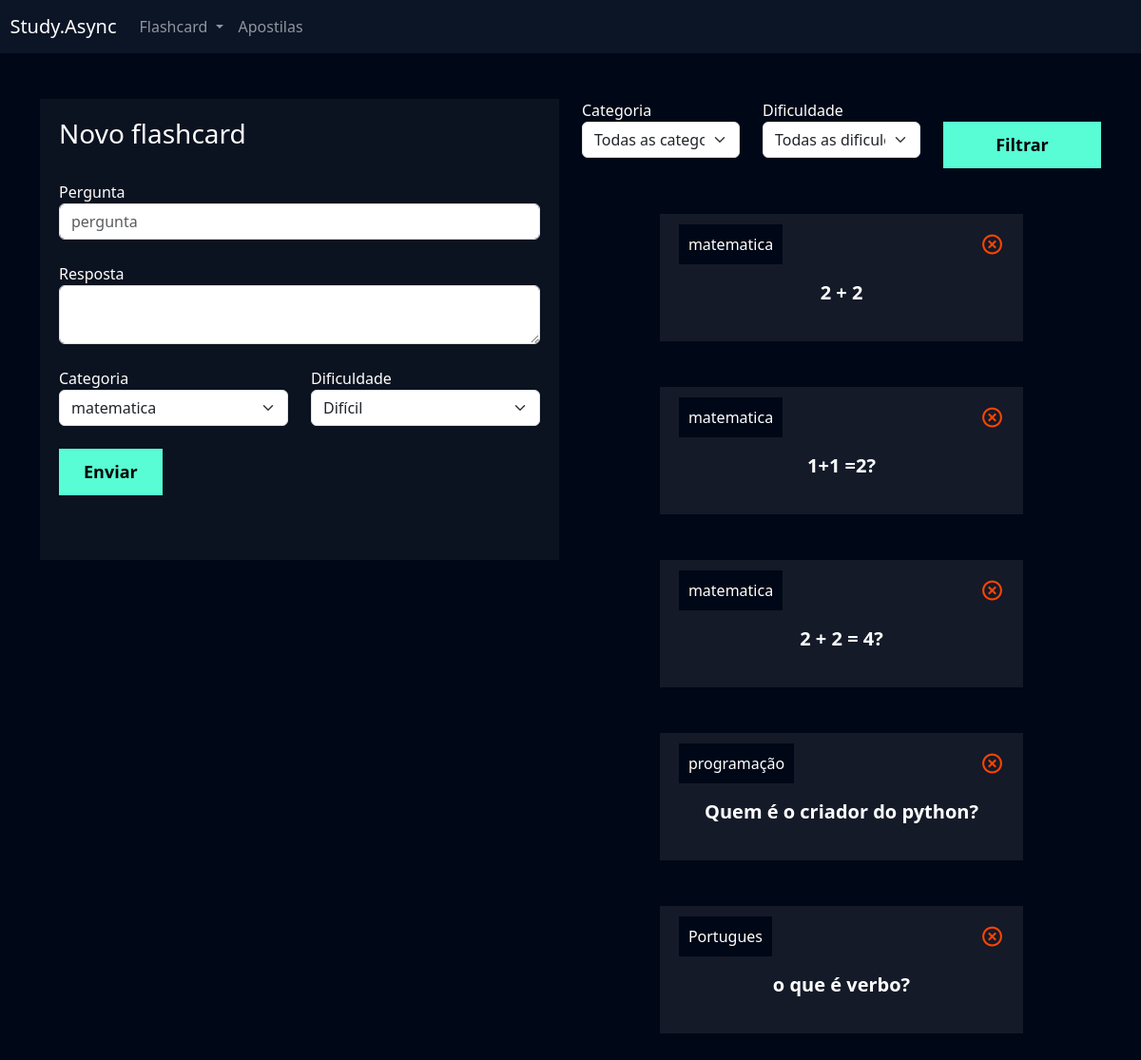
Page /flashcard/novo_flashcard/ (signed in) on the committed database.
### flashcard/models.py (models this page shows, shortened)
class Flashcard(models.Model):
    DIFICULDADE_CHOICES = (('D', 'Difícil'), ('M', 'Médio'), ('F', 'Fácil'))
    user = models.ForeignKey(User, on_delete=models.DO_NOTHING)
    pergunta = models.CharField(max_length=100)
    resposta = models.TextField()
    categoria = models.ForeignKey(Categoria, on_delete=models.DO_NOTHING)
    dificuldade = models.CharField(max_length=1, choices=DIFICULDADE_CHOICES)

class Categoria(models.Model):
    nome = models.CharField(max_length=20)
    def __str__(self):
        return self.nome

### flashcard/views.py (the view, shortened to what this page needs)
# urls.py: path('novo_flashcard/', views.novo_flashcard, name="novo_flashcard"),
def novo_flashcard(request):
    if not request.user.is_authenticated:
        return redirect('/usuarios/logar')
    if request.method =="GET":
        categorias = Categoria.objects.all()
        dificuldades = Flashcard.DIFICULDADE_CHOICES
        flashcards = Flashcard.objects.filter(user=request.user)
        categoria_filtrar = request.GET.get('categoria')
        dificuldade_filtrar = request.GET.get('dificuldade')
        if categoria_filtrar:
            flashcards = flashcards.filter(categoria__id=categoria_filtrar)
        if dificuldade_filtrar:
            flashcards = flashcards.filter(dificuldade=dificuldade_filtrar)
        print(dificuldade_filtrar)
        return render(request, 'novo_flashcard.html', {'categorias': categorias, 'dificuldades': dificuldades, 'flashcards': flashcards})
    elif request.method =="POST":
        pergunta = request.POST.get('pergunta')
        resposta = request.POST.get('resposta')
        categoria = request.POST.get('categoria')
        dificuldade = request.POST.get('dificuldade')

### flashcard/templates/novo_flashcard.html (shortened to what this page needs)
{% extends "base.html" %}
{% load static %}
{% block 'cabecalho' %}
    <link href="{% static 'usuarios/css/cadastro.css' %}" rel="stylesheet">
    <link href='https://unpkg.com/boxicons@2.1.4/css/boxicons.min.css' rel='stylesheet'>
    <link href="{% static 'flashcard/css/novo_flashcard.css' %}" rel="stylesheet">
{% endblock 'cabecalho' %}
{% block 'conteudo' %}
{% include "partials/header.html" %}
    <div class="container">
        <br>
        <br>
        <div class="row">
            <div class="col-md">
                <div class="box-form">
                    <form action="{% url 'novo_flashcard' %}" method="POST"> {% csrf_token %}
                        <h3>Novo flashcard</h3>
                        <br>
                        <label>Pergunta</label>
                        <input type="text" class="form-control" placeholder="pergunta" name="pergunta">
                        <br>
                        <label>Resposta</label>
                        <textarea class="form-control" name="resposta"></textarea>
                        <br>
                        <div class="row">
                                <div class="col-md">
                                    <label for="">Categoria</label>
                                    <select class="form-select" name="categoria">
                                        {% for categoria in categorias %}
                                            <option value="{{categoria.id}}">{{categoria}}</option>
                                        {%endfor%}
                                    </select>
                                </div>
                                <div class="col-md">
                                    <label for="">Dificuldade</label>
                                    <select name="dificuldade" class="form-select" >
                                        {% for dificuldade in dificuldades %}
                                            <option value="{{dificuldade.0}}">{{dificuldade.1}}</option>
                                        {%endfor%}
                                    </select>
                                </div>
                        </div>
                        <br>
                        <input type="submit" value="Enviar" class="btn-cadastro">
                        <br>
                        <br>
                        <br>
                    </form>
                </div>
            </div>
            <div class="col-md">
                <form action="{% url 'novo_flashcard' %}" method="GET">
                    <div class="row">
                        <div class="col-md">
                            <label for="">Categoria</label>
                            <select name="categoria" id="" class="form-select">
                                <option value="">Todas as categorias</option>
                            </select>
                        </div>
                        <div class="col-md">
                            <label for="">Dificuldade</label>
                            <select name="dificuldade" id="" class="form-select">
                                <option value="">Todas as dificuldades</option>
                            </select>
                        </div>
                        <div class="col-md">
                            <br>
                            <input type="submit" style="width: 100%" value="Filtrar" class="btn-cadastro">
                        </div>
                    </div>
                </form>
                <br>
                <br>
                {% for flash in flashcards %}
                    <div class="box-new-flashcard" onclick="flip_card({{flash.id}})">
                        <div class="flashcard ">
                            <div class="flashcard-categoria">
                                {{flash.categoria}}
                            </div>
                            <a href="{% url 'deletar_flashcard' flash.id %}"><i class='icone-exit bx bx-x-circle'></i></a>
                            <br>
                            <br>
                            <div class="flashcard-box-item">
                                <p class="flashcard-item">{{flash.pergunta}}</p>
                            </div>
                        </div>
                    </div>
                    <br>
                    <br>
                    {%endfor%}
            </div>
        </div>
    </div>
{% endblock 'conteudo' %}

### templates/base.html (shortened to what this page needs)
{% load static %}
<!doctype html>
<html lang="en">
  <head>
    <link href="https://cdn.jsdelivr.net/npm/bootstrap@5.3.2/dist/css/bootstrap.min.css" rel="stylesheet">
    <link href="{% static 'geral/css/base.css' %}" rel="stylesheet">
    {% block 'cabecalho' %} {% endblock %}
  </head>
  <body>
    {% block 'conteudo' %}{% endblock %}
  </body>
</html>

### templates/partials/header.html (shortened to what this page needs)
<nav style="background-color: var(--main-color)" class="navbar navbar-expand-lg navbar-dark">
    <a class="navbar-brand" href="#">&nbsp&nbspStudy.Async</a>
    <div class="collapse navbar-collapse" id="navbarNav">
      <ul class="navbar-nav">
        <li class="nav-item dropdown">
          <a class="nav-link dropdown-toggle" href="#" id="navbarDropdown" role="button" data-bs-toggle="dropdown" aria-expanded="false">
            Flashcard
          </a>
        </li>
        <li class="nav-item">
          <a class="nav-link" href="">Apostilas</a>
        </li>
      </ul>
    </div>
  </nav>

### templates/static/geral/css/base.css (style rules this page uses)
:root { --main-color: #0b1526; --dark-color: #000716; --secondary-dark-color: rgb(15, 2, 26); --light-color: #00c1f3; --contrast-color: #f4c96b; --differential-color: #58fcd5; }
body { background-color: var(--dark-color) !important; color: white !important; }

### templates/static/usuarios/css/cadastro.css (style rules this page uses)
* { margin: 0; padding: 0; }
.box-form { padding: 20px; background-color: rgba(217,217,217, .05); color: white !important; }
.btn-cadastro { padding: 10px; background-color: #58fcd5; border: none; border: 1px solid #58fcd5; font-size: 18px; font-weight: bold; padding-left: 25px; padding-right: 25px; }

### templates/static/flashcard/css/novo_flashcard.css (style rules this page uses)
.box-new-flashcard { width: 70%; margin: auto; }
.flashcard { background-color: rgba(255, 255, 255, .08); padding: 20px; }
.flashcard-box-item { text-align: center; }
.flashcard p { font-size: 20px; font-weight: bold; cursor: pointer; }
.flashcard-categoria { background-color: var(--dark-color); display: inline; padding: 10px; }
.icone-exit { float: right; font-size: 25px; color: orangered; }

### rows in the picture
Flashcard: categoria "matematica", pergunta "2 + 2"
Flashcard: categoria "matematica", pergunta "1+1 =2?"
Flashcard: categoria "matematica", pergunta "2 + 2 = 4?"
Flashcard: categoria "programação", pergunta "Quem é o criador do python?"
Flashcard: categoria "Portugues", pergunta "o que é verbo?"

### other values in the picture
form field categoria "matematica"
form field dificuldade "Difícil"
